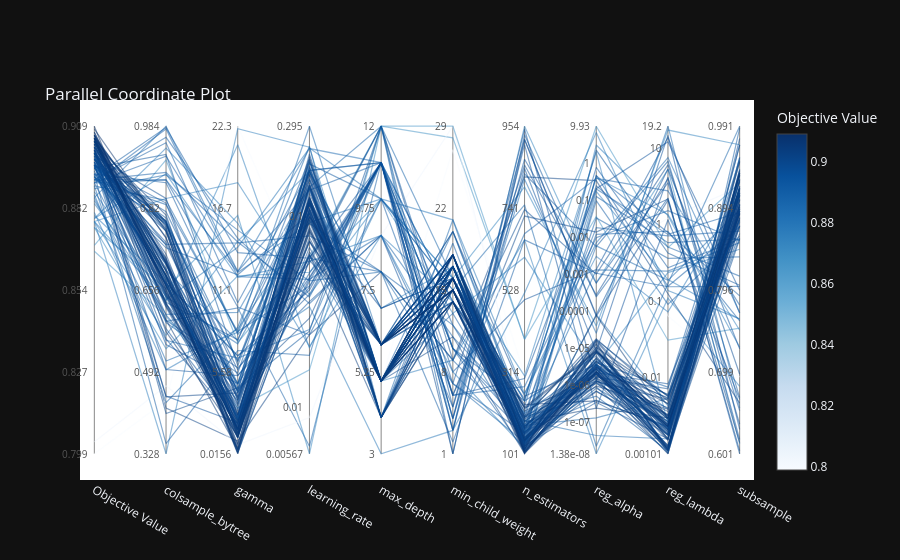

Source (notebook cell):
### Code cell
# Visualize parallel coordinate plot for XGBoost
optuna.visualization.plot_parallel_coordinate(xgb_study)
